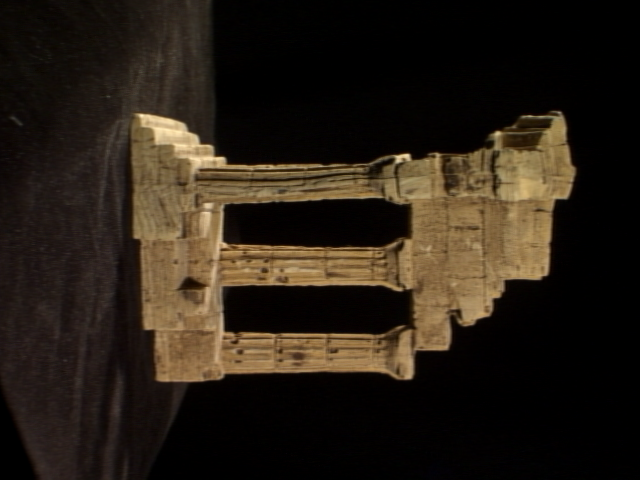
#> input picture Exercises/Day 9/templeSparseRing/templeSR0001.png, 640 x 480 px
$ jupyter execute en2550_exercise_09_190397E.ipynb   (shell and % lines are left out)
#> lines starting #> are read from the running program, lines starting #| are printed output that depends on the picture
Name: B.S.V.W. Munasinghe

Index Number: 190397E

[cell 1]
#Importing Libraries
import numpy as np
import sympy as sy
import matplotlib.pyplot as plt
import cv2 as cv
from mpl_toolkits.mplot3d import Axes3D
from matplotlib import cm

* Calculating $K_i,R_i,t_i$ and Camera metrices for $i=1,2$

[cell 2]
f = open(r'templeSparseRing/templeSR_par.txt','r')
#> (reads Exercises/Day 9/templeSparseRing/templeSR_par.txt from the repository)
assert f is not None

n = int(f.readline())

#Read the information of the first image
l = f.readline().split()
im1_fn = l[0]

K1 = np.array([float(i) for i in l[1:10]]).reshape((3,3))
R1 = np.array([float(i) for i in l[10:19]]).reshape((3,3))
t1 = np.array([float(i) for i in l[19:22]]).reshape((3,1))

#Read the information of the second image
l = f.readline().split()
im2_fn = l[0]

K2 = np.array([float(i) for i in l[1:10]]).reshape((3,3))
R2 = np.array([float(i) for i in l[10:19]]).reshape((3,3))
t2 = np.array([float(i) for i in l[19:22]]).reshape((3,1))

P1 = K1 @ np.hstack((R1,t1)) #P = K*[R|t]
P2 = K2 @ np.hstack((R2,t2)) #P = K*[R|t]

img1 = cv.imread('templeSparseRing/templeSR0001.png',cv.IMREAD_COLOR)
#> img1 is the input picture: shape (480, 640, 3); mean B, G, R 21.5, 31.4, 40.2
assert img1 is not None
img2 = cv.imread('templeSparseRing/templeSR0002.png',cv.IMREAD_COLOR)
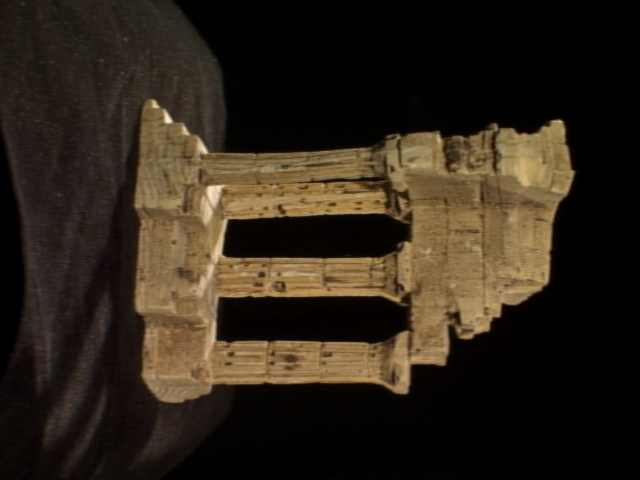
#> input picture Exercises/Day 9/templeSparseRing/templeSR0002.png, 640 x 480 px
#> img2 is the input picture: shape (480, 640, 3); mean B, G, R 24.9, 36.5, 46.1
assert img1 is not None

fig,ax = plt.subplots(1,2,figsize=(12,12))
i1 = cv.cvtColor(img1,cv.COLOR_BGR2RGB)
i2 = cv.cvtColor(img2,cv.COLOR_BGR2RGB)
ax[0].axis('off')
ax[1].axis('off')
ax[0].imshow(i1)
ax[1].imshow(i2)
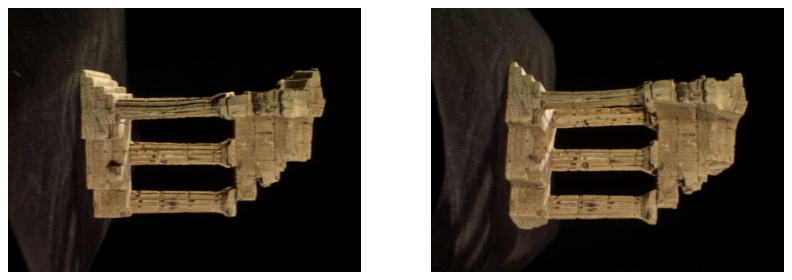
#> figure drawn by matplotlib, 2 panels

# Finding SIFT matches

[cell 3]
sift = cv.SIFT_create()
kp1,decs1 = sift.detectAndCompute(img1,None)
#> kp1 = 791 keypoints; strongest (x, y, size): (407, 156, 4.4), (398, 158, 5.5), (167, 131, 24), (497, 134, 4.9)
kp2,decs2 = sift.detectAndCompute(img2,None)
#> kp2 = 778 keypoints; strongest (x, y, size): (168, 119, 5.3), (249, 239, 30.2), (202, 148, 6.9), (535, 162, 48.9)

FLANN_INDEX_KDTREE = 0
indexParams = dict(algorithm=FLANN_INDEX_KDTREE,trees=5)
searchParams = dict(checks=50)

flann = cv.FlannBasedMatcher(indexParams,searchParams)
matches = flann.knnMatch(decs1,decs2,k=2)
#> matches = 791 matches
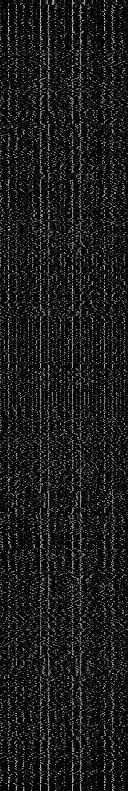
#> decs1: shape (791, 128) float32; min 0, max 210, mean 25.1

good = []
pts1 = []
pts2 = []

for i,(m,n) in enumerate(matches):
    if m.distance<0.7*n.distance:
        good.append(m)
        pts1.append(kp1[m.queryIdx].pt)
        pts2.append(kp2[m.trainIdx].pt)
#> after the loop, good = 128 matches; pts1 = 128 pairs, first value 115.8 to 573.8, second value 138.8 to 409.9; pts2 = 128 pairs, first value 98.08 to 570.6, second value 126.4 to 414.3
pts1 = np.array(pts1)
pts2 = np.array(pts2)

# Calculating F,E matrices

[cell 4]
F,mask = cv.findFundamentalMat(pts1,pts2,cv.FM_RANSAC)
#> F = [[1.49e-06, 1.44e-05, -0.0254], [-8.26e-06, 8.67e-08, 0.00401], [0.0228, -0.00728, 1]]; mask = 128 values, max 1 at index 0, min 0 at index 12, mean 0.883
E = K2.T @ F @ K1
#> E = [[3.45, 33.44, -32.51], [-19.16, 0.202, 2.34], [32.18, -4.43, -0.00622]]

# recovering the pose of the second camera with respect to the first

[cell 5]
retval,R,t,mask = cv.recoverPose(E,pts1,pts2,K1)
#> retval = 128; R = [[0.997, -0.0696, 0.0209], [0.0615, 0.962, 0.268], [-0.0387, -0.266, 0.963]]; t = [-0.0618, -0.86, -0.506]; mask = 128 values from 255 to 255

# Computing camera matrix p2

[cell 6]
R_t_1 = np.concatenate((R1,t1),axis=1) # 3 x 4 matrix
R_t_2 = np.empty((3,4))

R2_= R1 @ R
#> R2_ = [[0.0892, 0.992, 0.0894], [0.993, -0.0954, 0.0675], [0.0755, 0.0828, -0.994]]
t2_ = R1 @ t
#> t2_ = [-0.756, -0.0771, 0.65]

R_t_2 = np.concatenate((R2_,t2_),axis=1)
#> R_t_2 = [[0.0892, 0.992, 0.0894, -0.756], [0.993, -0.0954, 0.0675, -0.0771], [0.0755, 0.0828, -0.994, 0.65]]

p2_ = K2 @ R_t_2
#> p2_ = [[158.5, 1533.2, -164.5, -953.1], [1534.1, -125.2, -142.3, 42.79], [0.0755, 0.0828, -0.994, 0.65]]

# 3D plot

[cell 7]
points4D = cv.triangulatePoints(P1,p2_,pts1.T,pts2.T)
points4D /= points4D[3,:]

X = points4D[0,:]
#> X = 128 values, max 0.0376 at index 60, min -0.313 at index 0, mean -0.125
Y = points4D[1,:]
#> Y = 128 values, max 0.825 at index 0, min 0.186 at index 127, mean 0.467
Z = points4D[2,:]
#> Z = 128 values, max 2.96 at index 49, min 1.75 at index 23, mean 2.61

fig=plt.figure(figsize=(8,8))

ax = fig.add_subplot(111,projection='3d')

ax.scatter(X,Y,Z,s=1,cmap='gray')
plt.show()
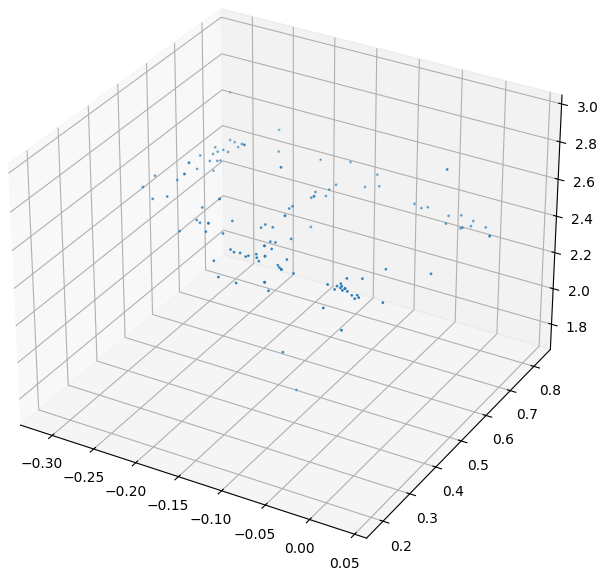
#> figure drawn by matplotlib, 1 panel
